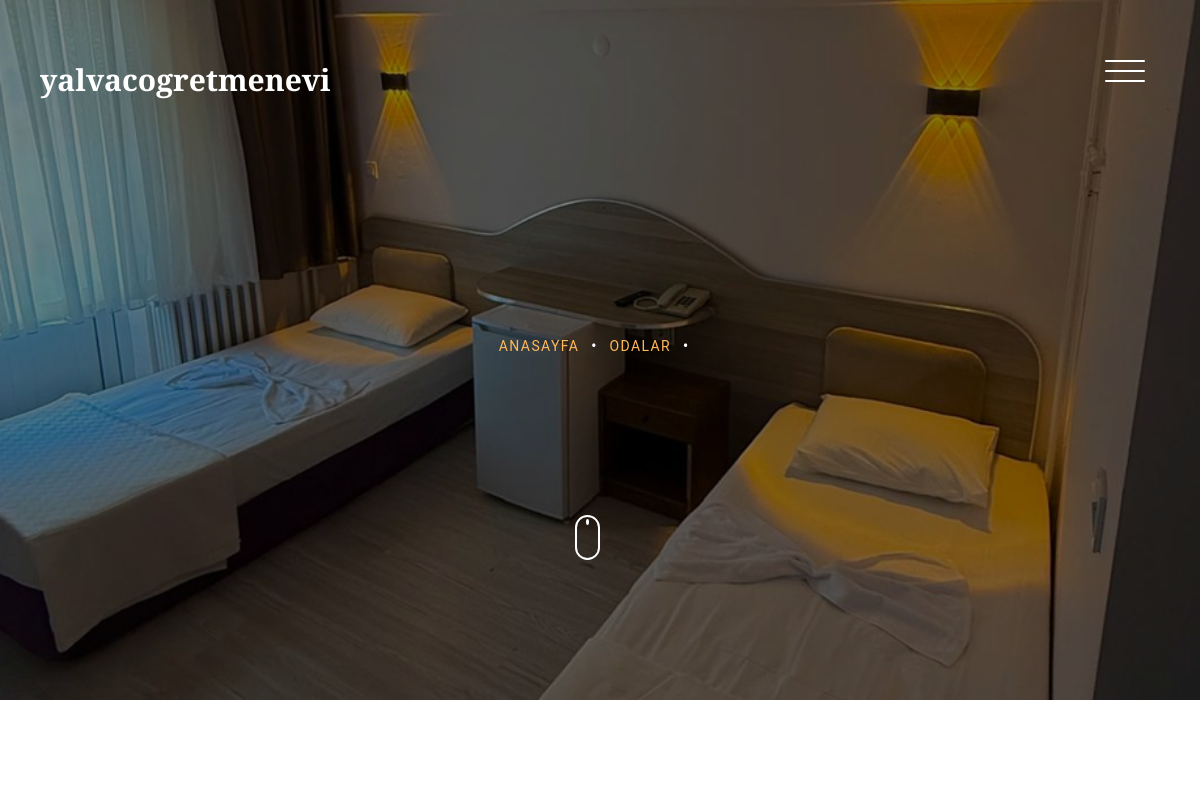
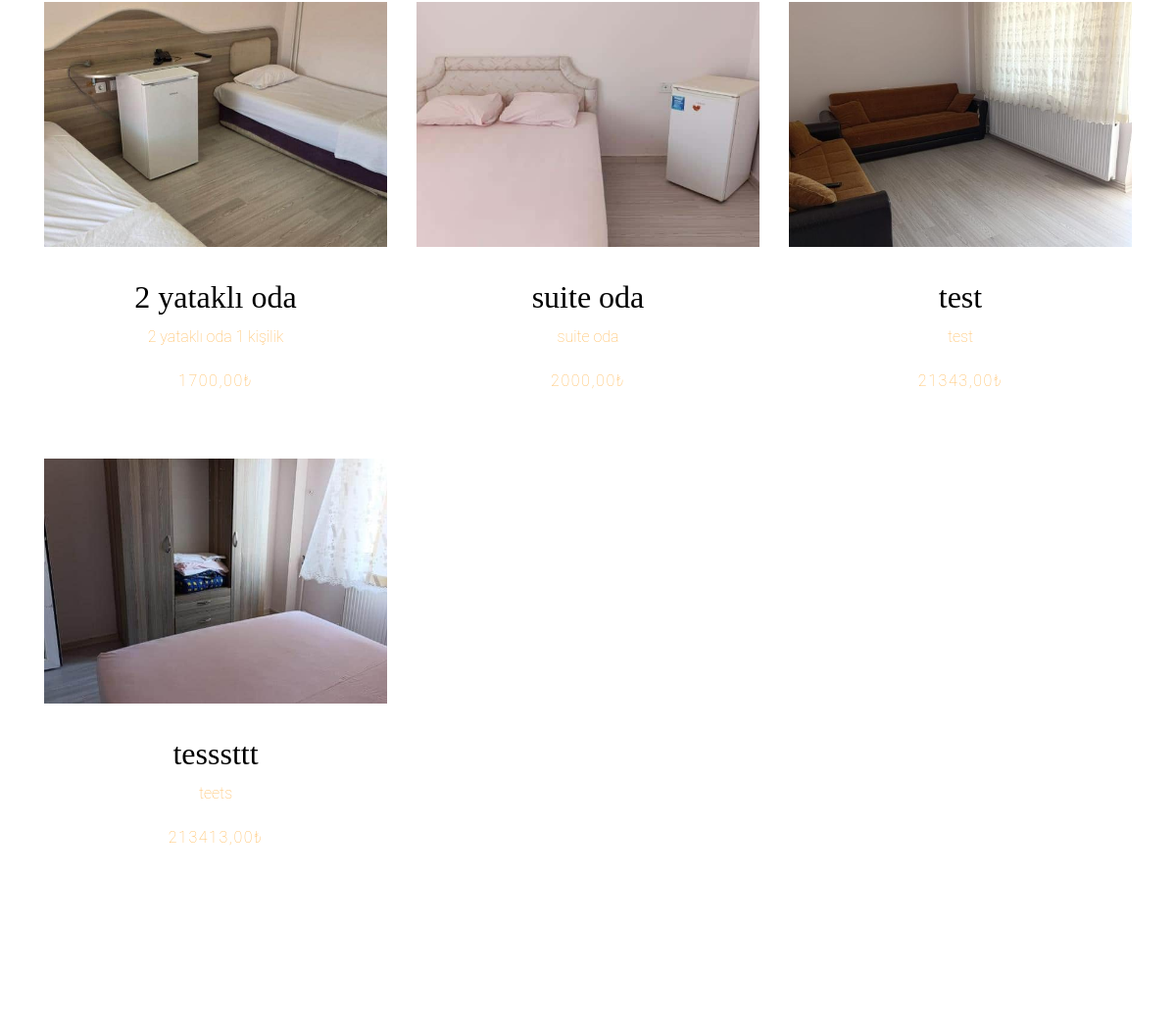
Page /rooms/ (upper part) on the earlier database version (2 pictures, top to bottom).
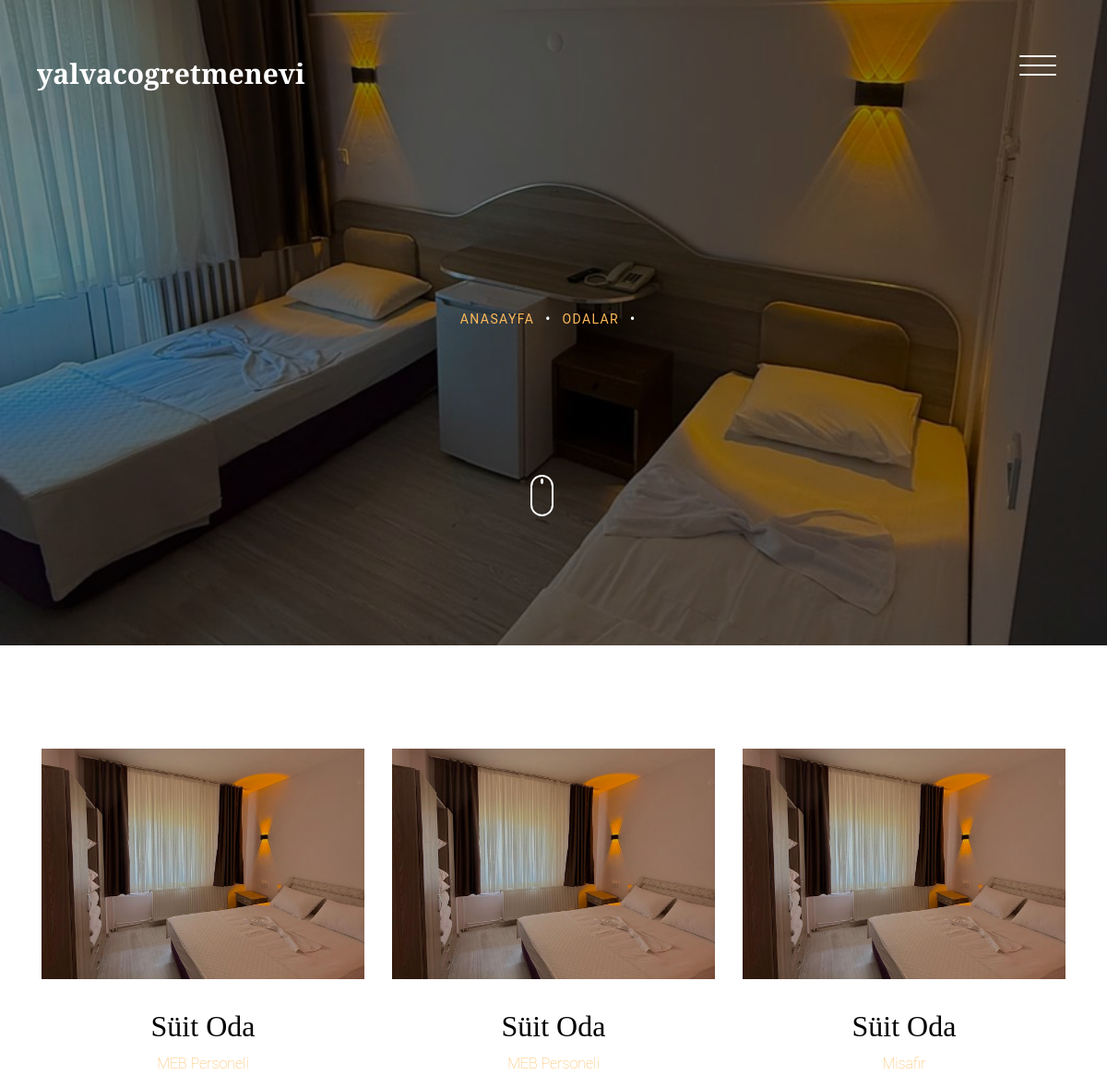
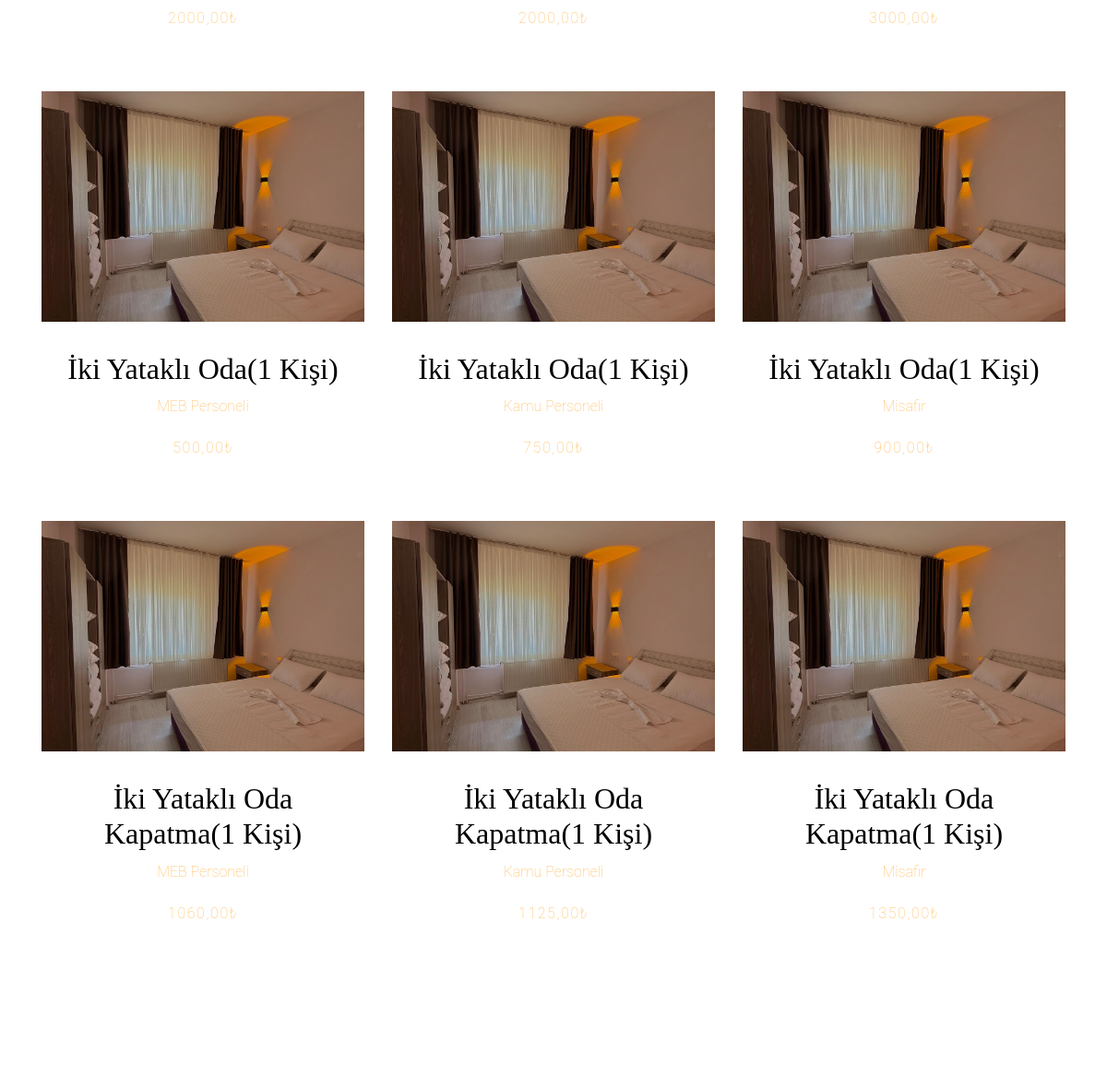
Same page on the later database version (2 pictures, top to bottom).
### myapp/models.py (models this page shows, shortened)
class Room(models.Model):
    name = models.CharField(max_length=100, verbose_name="Oda Adı")
    description = models.CharField(max_length=200, blank=True, verbose_name="Açıklama")
    price = models.DecimalField(max_digits=8, decimal_places=2, verbose_name="Fiyat (₺)")
    image = models.ImageField(upload_to='rooms/', verbose_name="Resim")
    class Meta:
        verbose_name = "Oda"
        verbose_name_plural = "Odalar"

### myapp/views.py (the view)
# urls.py: path('rooms/', views.rooms, name='rooms'),
def rooms(request):
    rooms = Room.objects.all()
    return render(request, 'myapp/rooms.html', {'rooms': rooms})

### myapp/templates/myapp/rooms.html (shortened to what this page needs)
{% extends 'myapp/base.html' %}
{% load static %}
{% block content %}
<section class="site-hero inner-page overlay" style="background-image: url('{% static "myapp/images/image.png" %}')" data-stellar-background-ratio="0.5">
    <div class="container">
        <div class="row site-hero-inner justify-content-center align-items-center">
            <div class="col-md-10 text-center" data-aos="fade">
                <ul class="custom-breadcrumbs mb-4">
                    <li><a href="{% url 'index' %}">Anasayfa</a></li>
                    <li>&bullet;</li>
                    <li><a href="{% url 'rooms' %}">Odalar</a></li>
                    <li>&bullet;</li>
                </ul>
            </div>
        </div>
    </div>
    <a class="mouse smoothscroll" href="#next">
        <div class="mouse-icon">
            <span class="mouse-wheel"></span>
        </div>
    </a>
</section>
<section class="section">
    <div class="container">
        <div class="row">
            {% for room in rooms %}
            <div class="col-md-6 col-lg-4 mb-5" data-aos="fade-up">
                <a href="{% url 'room_detail' room.pk %}" class="room">
                    <figure class="img-wrap room-img-wrap">
                        <img src="{{ room.image.url }}" alt="{{ room.name }}" class="img-fluid mb-3 room-img">
                    </figure>
                    <div class="p-3 text-center room-info">
                        <h2>{{ room.name }}</h2>
                        <p>{{ room.description }}</p>
                        <span class="text-uppercase letter-spacing-1">{{ room.price }}₺</span>
                    </div>
                </a>
            </div>
            {% endfor %}
        </div>
    </div>
</section>
{% endblock %}

Differences in the rows shown:
removed Room: image (picture), name "2 yataklı oda", description "2 yataklı oda 1 kişilik", price "1700,00"
removed Room: image (picture), name "suite oda", description "suite oda", price "2000,00"
removed Room: image (picture), name "test", description "test", price "21343,00"
removed Room: image (picture), name "tesssttt", description "teets", price "213413,00"
added Room: image (picture), name "Süit Oda", description "MEB Personeli", price "2000,00"
added Room: image (picture), name "Süit Oda", description "MEB Personeli", price "2000,00"
added Room: image (picture), name "Süit Oda", description "Misafir", price "3000,00"
added Room: image (picture), name "İki Yataklı Oda(1 Kişi)", description "MEB Personeli", price "500,00"
added Room: image (picture), name "İki Yataklı Oda(1 Kişi)", description "Kamu Personeli", price "750,00"
added Room: image (picture), name "İki Yataklı Oda(1 Kişi)", description "Misafir", price "900,00"
added Room: image (picture), name "İki Yataklı Oda Kapatma(1 Kişi)", description "MEB Personeli", price "1060,00"
added Room: image (picture), name "İki Yataklı Oda Kapatma(1 Kişi)", description "Kamu Personeli", price "1125,00"
added Room: image (picture), name "İki Yataklı Oda Kapatma(1 Kişi)", description "Misafir", price "1350,00"
